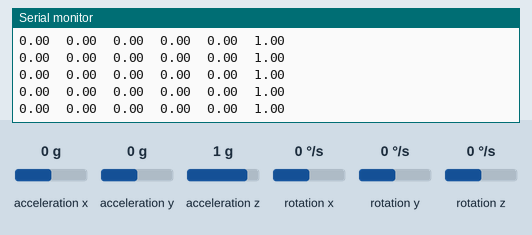
A program run on a simulated Arduino Nano 33 IoT. Parts: the last lines printed to the serial monitor. Inputs (shaded band) come from the test bench; at power-on: acceleration x 0 g, acceleration y 0 g, acceleration z 1 g, rotation x 0 °/s, rotation y 0 °/s, rotation z 0 °/s.

Above: at 1.2 s.
1.3 s: acceleration x set to -1.4 g
At 1.33 s:
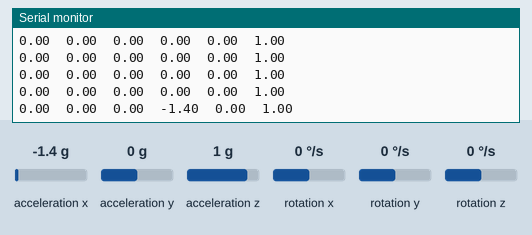
2.8 s: acceleration y set to -1.4 g
At 2.81 s:
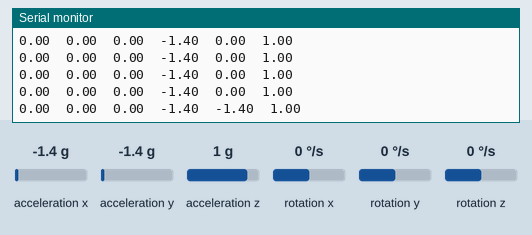
4.3 s: acceleration z set to -1.4 g
At 4.34 s:
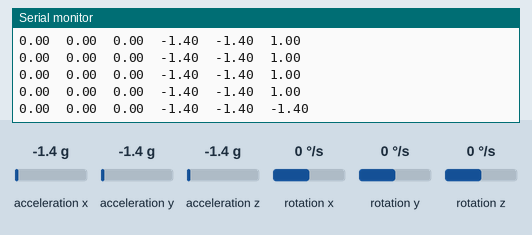
5.8 s: rotation x set to -192 °/s
At 5.82 s:
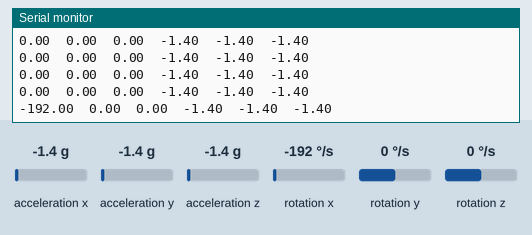
7.3 s: rotation y set to -192 °/s
At 7.3 s:
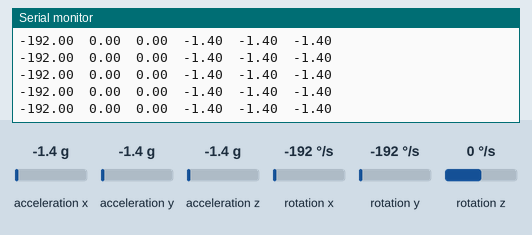

Measured:
- after the input at 1.3 s, the serial monitor: prints a new line at once (image 1)
- after the input at 2.8 s, the serial monitor: prints a new line at once (image 2)
- after the input at 4.3 s, the serial monitor: prints a new line at once (image 3)
- after the input at 5.8 s, the serial monitor: prints a new line at once (image 4)

The program:

main.cpp
```cpp
#include <Arduino.h>
#include <Arduino_LSM6DS3.h>

void setup() {
  Serial.begin(9600);
  while (!Serial);

  if (!IMU.begin()) {
    Serial.println("IMU init failed!");

    while (1);
  }

  Serial.print("Gyro samplerate = ");
  Serial.print(IMU.gyroscopeSampleRate());
  Serial.println(" Hz");
  Serial.println();
  Serial.println("Gyroscope in degrees/second, acceleration in G's");
  Serial.println("X\tY\tZ\tx\ty\tz");
}

void loop() {
  float x, y, z;
  float a, b, c;

  if (IMU.gyroscopeAvailable()) {
    IMU.readGyroscope(x, y, z);

    Serial.print(x);
    Serial.print("\t");
    Serial.print(y);
    Serial.print("\t");
    Serial.print(z);
  }

  if (IMU.accelerationAvailable()) {
    IMU.readAcceleration(a, b, c);
    Serial.print("\t");
    Serial.print(a);
    Serial.print("\t");
    Serial.print(b);
    Serial.print("\t");
    Serial.print(c);
  }

  Serial.println();

  delay(50);
}
```
